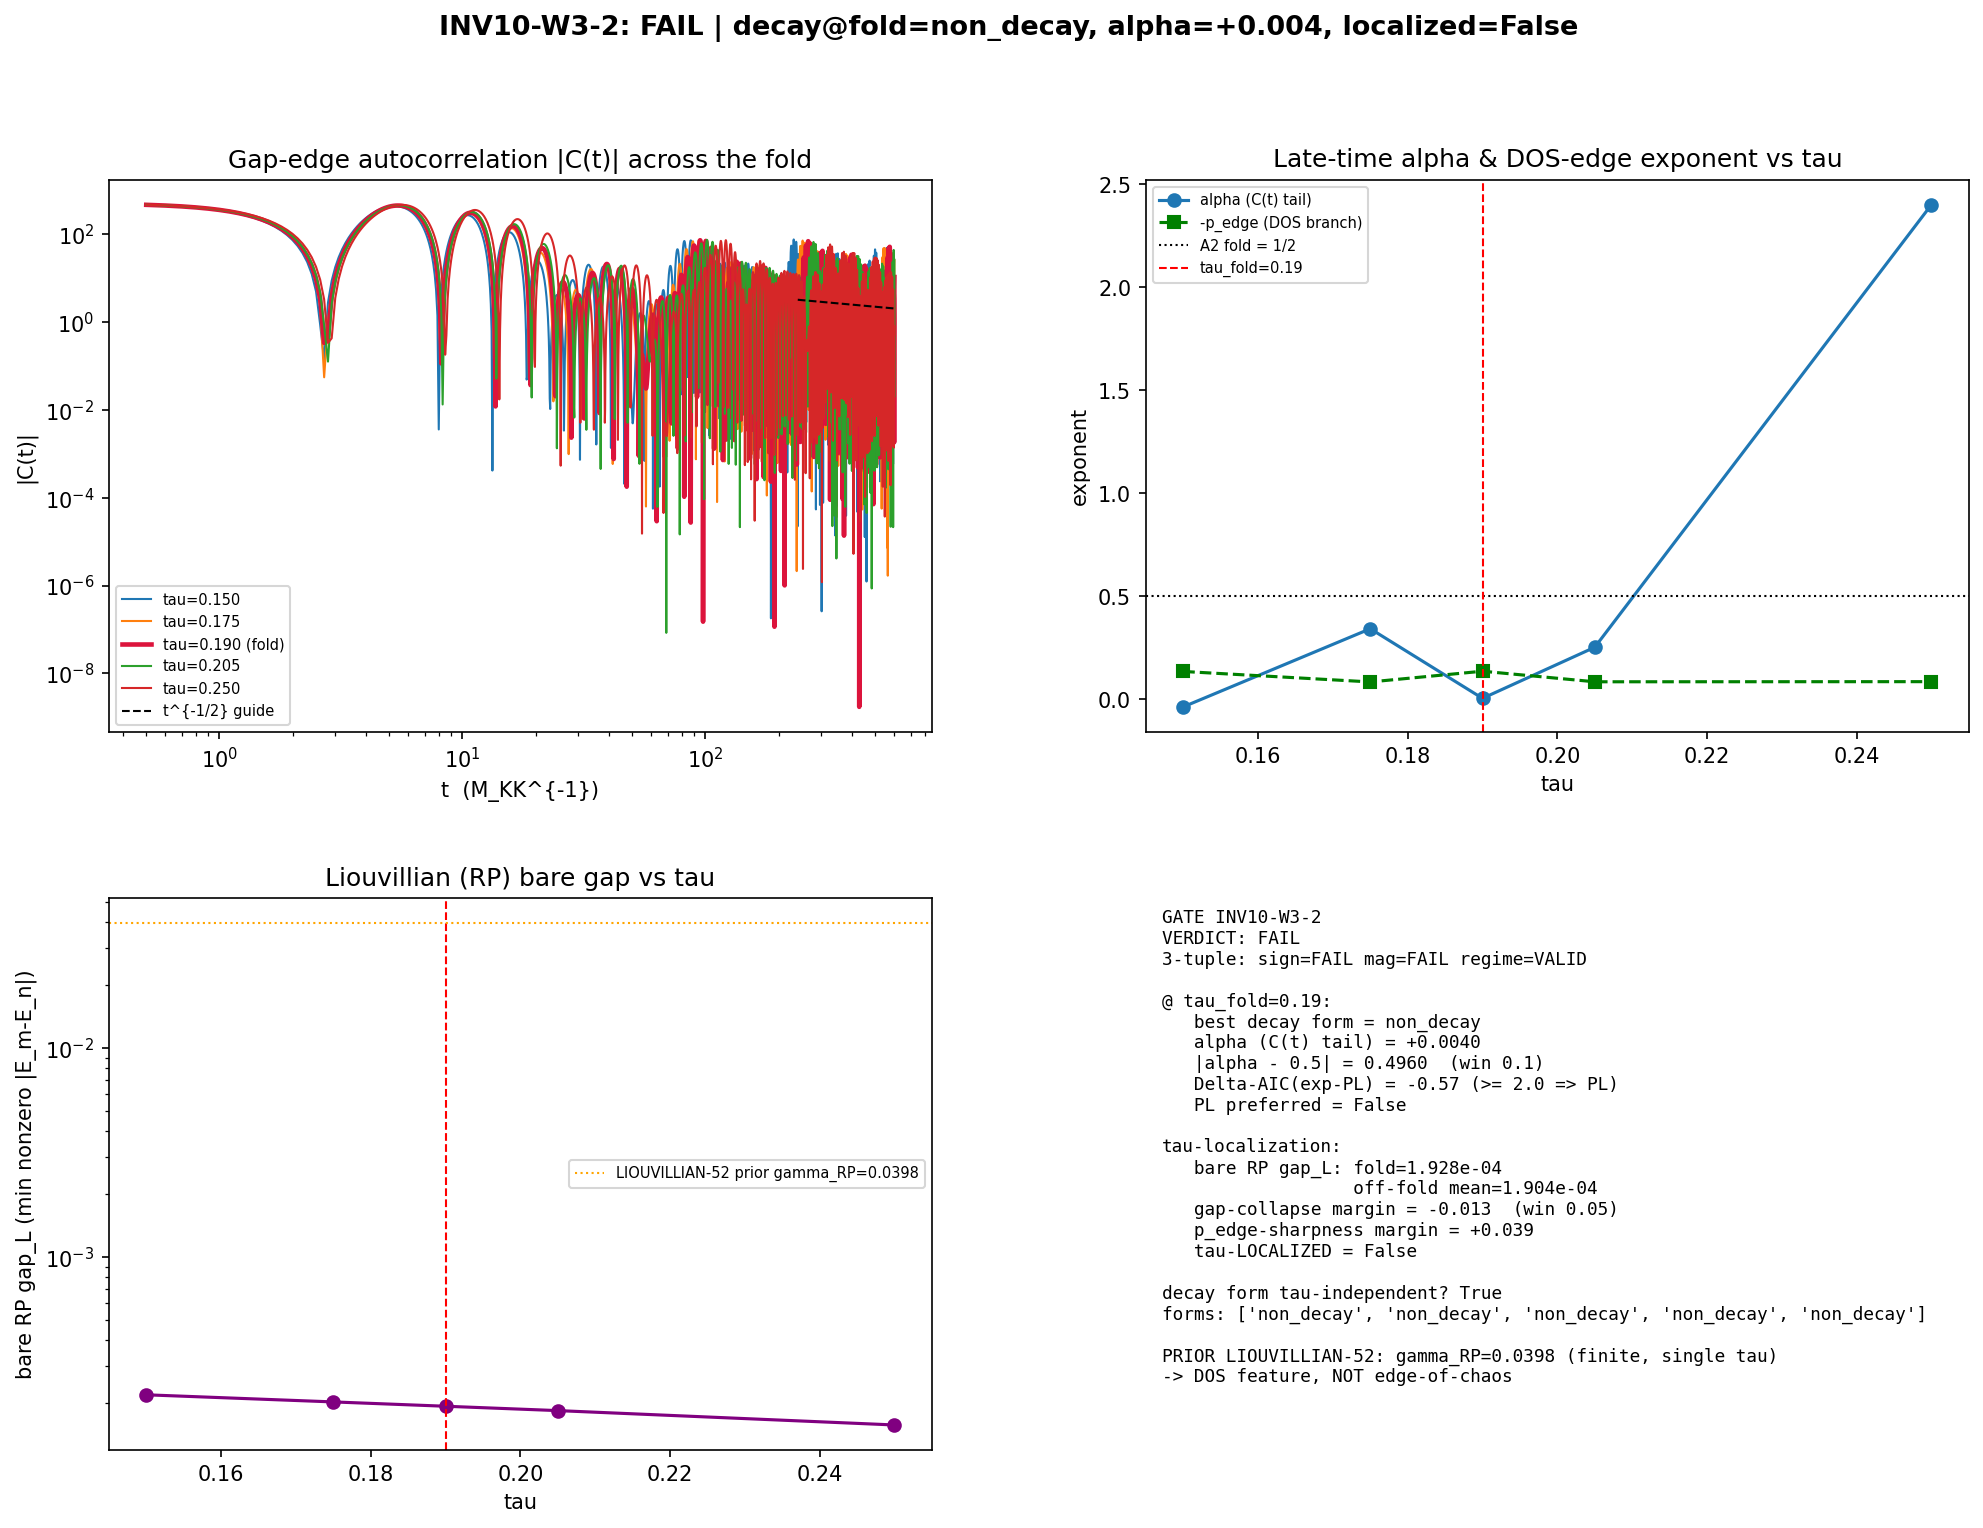

The Python source for this figure:
#!/usr/bin/env python3
"""
INV10 W3-2 INV10-W3-2 — Ruelle-Pollicott resonance spectrum of the BdG Liouvillian
===================================================================================

Gate: INV10-W3-2 ([SIGN])   (investigation track n=10)

Pre-registered (three-way decay-form classification + tau-localization):
  PASS  iff decay_form(tau_fold) = POWER-LAW with |alpha - 1/2| <= tau_alpha=0.10
            AND power-law preferred over exponential by Delta-AIC >= 2 at tau_fold
            AND the criticality (RP-gap -> 0, or the power-law fit-quality) is
            tau-LOCALIZED: separates from the off-fold-slice mean by >= m_loc=0.05
            in the criticality direction.
  FAIL  iff decay form is tau-INDEPENDENT: generic exponential (isolated complex RP
            resonance, finite Liouvillian gap everywhere) OR non-decay (real spectrum,
            persistent oscillation). The fold is a DENSITY-OF-STATES feature in rho_E,
            NOT a point of dynamical criticality. Edge-of-chaos (survey A4) RETIRED as
            a dynamical claim.
  INFO  iff power-law present at tau_fold but alpha off 1/2 (|alpha-0.5| in (0.10,0.30])
            OR criticality present but not cleanly tau-localized (RP-gap dips at the
            fold but the off-fold separation is < m_loc).

Physics (substrate-first, PHONONIC):
  The substrate IS the BdG gap-edge dynamics; the van Hove fold at tau_fold=0.190 is
  the central feature of the whole transit picture. Chain:
      D_K(tau) eigenvalues -> BdG gap-edge spectrum & DOS rho_E
        -> Liouvillian L[rho] = -i[H_BdG, rho] and its Ruelle-Pollicott resonances
        -> late-time 4D-correlation decay C(t).
  Irreversibility here is NOT thermal-bath decoherence and NOT scrambling (lambda_L=0);
  it is the ALGEBRAIC decay forced by a critical RP BRANCH POINT (a van-Hove A2 fold:
  rho_E(E) ~ (E - E_c)^{-1/2} => C(t) ~ t^{-1/2}, Ruelle 1986 / framework-chaotic-
  instantons.md Sec 5.4). If the power-law is tau-LOCALIZED at tau_fold, the supersonic
  transit through the fold IS the dynamical origin of the cosmological arrow of time,
  anchored at the substrate's own critical point. Direction of explanation flows from
  the eigenvalue structure to the emergent arrow of time, never the reverse.

  framework-chaotic-instantons.md Sec 5.4 flags this branch-point reading PRELIMINARY;
  this gate converts the preliminary assessment into a measured RP-resonance statement.

PRIOR (loaded at plan-time, knowledge-MCP):
  LIOUVILLIAN-52 (session-53) computed a SINGLE-POINT RP gap gamma_RP = 0.0398 M_KK and
  t_deph/t_transit = 139729. That is a FINITE gap (=> exponential decay) at ONE tau,
  with no tau-scan and no branch-point power-law test. This gate is the proper
  tau-LOCALIZATION test the PRELIMINARY Sec 5.4 assessment never performed: it asks
  whether the gap collapses to 0 (branch point / power-law) specifically AT tau_fold.

Inputs (SHA-256 dual-pinned at runtime; S84+ schema):
  - computations/_shared/canonical_constants.py (tau_fold, Delta_BCS, M_KK, PI) [audit]
  - computations/session-84/s84_spectrum_cache_L12_tau019.npz (gap-edge D_K block) [audit]
  - script bytes (feeds BOTH audit_sha256 and content_sha256)

Output 4-tuple:
  (value=<decay-form @ fold + alpha + localization>, scheme=BLV,
   convention=LIOUVILLIAN-RP-SECOND-SHEET, L_max=12)

Classification: PHONONIC

Author: kitaev-quantum-chaos-theorist (INV10 W3-2)
"""

from __future__ import annotations

# ---------------------------------------------------------------------------
# Section 1 — Canonical constants (MANDATORY first import)
# ---------------------------------------------------------------------------
import os
os.environ.setdefault("OMP_NUM_THREADS", "8")   # CPU thread cap (cross-agent contention)
os.environ.setdefault("MKL_NUM_THREADS", "8")

import sys
from pathlib import Path

SESSION_DIR = Path(__file__).resolve().parent
COMPUTATIONS_DIR = SESSION_DIR.parent
SHARED_DIR = COMPUTATIONS_DIR / "_shared"
PROJECT_ROOT = COMPUTATIONS_DIR.parent
sys.path.insert(0, str(SHARED_DIR))

from canonical_constants import *  # noqa: F401,F403  (tau_fold, Delta_BCS, M_KK, PI, ...)

# ---------------------------------------------------------------------------
# Section 2 — Standard imports
# ---------------------------------------------------------------------------
import hashlib
import json
import pickle
import time
import numpy as np

import matplotlib
matplotlib.use("Agg")
import matplotlib.pyplot as plt
from matplotlib.gridspec import GridSpec

# Optional GPU path (BdG diagonalization per tau may be >= 100x100)
try:
    import torch
    _HAVE_TORCH = torch.cuda.is_available()
except Exception:
    _HAVE_TORCH = False

# ---------------------------------------------------------------------------
# Section 3 — Pre-registration pins  (machinery_pin_map from the gate block)
# ---------------------------------------------------------------------------
SESSION = "S10"                                # (local) investigation track n=10
GATE_ID = "INV10-W3-2"                         # (local)
SCHEME = "BLV"                                 # (local) BdG/Bogoliubov-de-Gennes gap-edge scheme
CONVENTION = "LIOUVILLIAN-RP-SECOND-SHEET"     # (local) RP resonances as 2nd-sheet resolvent poles / late-time-tail fit
L_MAX = 12                                     # (local) tau-deformed D_K gap-edge block from L12 spectrum cache

# tau scan (machinery_pin_map: explicit 5-point mesh, finer near the fold)
TAU_SLICES = [0.15, 0.175, 0.190, 0.205, 0.25]  # (local) N_eval=5; tau_fold=0.190 is index 2
TAU_FOLD_IDX = 2                                  # (local) position of tau_fold in TAU_SLICES

# strict_PASS_boundary pins
TAU_ALPHA = 0.10        # (local) |alpha - 0.5| <= 0.10 at tau_fold (A2-fold prediction)
M_LOC = 0.05            # (local) tau-localization margin (>= 5% separation from off-fold mean)
DELTA_AIC_MIN = 2.0     # (local) power-law preferred over exponential by Delta-AIC >= 2
INFO_ALPHA_HI = 0.30    # (local) INFO band: |alpha-0.5| in (0.10, 0.30]

# gap-edge active subspace + correlation machinery
N_GAPEDGE = 256         # (local) gap-edge active mode count (smallest |lambda|); caps BdG dim = 2*N (512)
MU_FRAC = 1.0           # (local) chemical potential mu set at the gap-edge band bottom (min |lambda|)
N_TIME = 6000           # (local) time samples for C(t)
T_MAX = 600.0           # (local) max correlation time (M_KK^-1 units); >> 1/gamma_RP=0.0398 ~ 25
T_FIT_FRAC = 0.40       # (local) late-time fraction of the window used for the tail fit
N_DOS_BINS = 400        # (local) DOS histogram bins for the edge-singularity diagnostic
TOL = 1e-9              # (local) diagonalization / resolvent-pole numerical tolerance (float64)

# VRAM feasibility (machinery_pin_map GPU_path): the FULL doubled Liouvillian on the
# gap-edge block is (2N)^2 x (2N)^2. For N=256 that is 512^2 = 262144 -> a 262144^2
# dense complex128 matrix = 1.1 EB: INFEASIBLE and UNNECESSARY. The Liouvillian
# spectrum {-i(E_m - E_n)} is the DIFFERENCE SET of the 2N BdG eigenvalues E_k; we
# obtain ALL Liouvillian eigenvalues from the 2N H_BdG eigenvalues directly (the
# outer difference), NEVER materializing the (2N)^2 x (2N)^2 superoperator. C(t) is
# likewise built from the 2N eigenpairs. Dense storage stays O((2N)^2) = O(512^2)
# complex128 = 4 MB << 0.5 * 17.1 GB VRAM. Declared here per the gate's GPU note.

OUT_NPZ = SESSION_DIR / "inv10_w3_rp_resonances_fold.npz"
OUT_PNG = SESSION_DIR / "inv10_w3_rp_resonances_fold.png"

L12_CACHE = COMPUTATIONS_DIR / "session-84" / "s84_spectrum_cache_L12_tau019.npz"

INPUT_FILES = [
    SHARED_DIR / "canonical_constants.py",
    L12_CACHE,
]

# ---------------------------------------------------------------------------
# Section 4 — Dual-SHA input-pin block (S84+)
# ---------------------------------------------------------------------------

def sha256_of(path: Path) -> str:
    h = hashlib.sha256()  # (local)
    try:
        h.update(path.read_bytes())
    except OSError:
        return ""
    return h.hexdigest()


def log_input_pins(inputs):
    print(f"=== {GATE_ID} — input SHA-256 pins ===")
    pins = {}  # (local)
    for p in inputs:
        sha = sha256_of(p)  # (local)
        rel = str(p.relative_to(PROJECT_ROOT)).replace("\\", "/")  # (local)
        print(f"  {rel}: {sha[:16]}...")
        pins[rel] = sha
    return pins


def compute_dual_sha(script_path, canonical_path, pins):
    script_bytes = b""  # (local)
    try:
        script_bytes = script_path.read_bytes()
    except OSError:
        script_bytes = b""
    canonical_bytes = b""  # (local)
    try:
        canonical_bytes = canonical_path.read_bytes()
    except OSError:
        canonical_bytes = b""
    pinmap_json = json.dumps(dict(sorted(pins.items())),
                             separators=(",", ":"), sort_keys=True).encode("utf-8")  # (local)
    h_audit = hashlib.sha256()
    h_audit.update(script_bytes)
    h_audit.update(canonical_bytes)
    h_audit.update(pinmap_json)
    audit = h_audit.hexdigest()  # (local)
    h_content = hashlib.sha256()
    h_content.update(script_bytes)
    content = h_content.hexdigest()  # (local)
    return audit, content


# ---------------------------------------------------------------------------
# Section 5 — Verdict payload (race-safe; agent calls emit_verdict)
# ---------------------------------------------------------------------------

def print_verdict_payload(verdict, value, audit_sha, content_sha,
                          sign_verdict="", magnitude_verdict="", regime_verdict="",
                          companion_note="", extra_rows=None):
    payload = {
        "session": int(SESSION.lstrip("Ss")),
        "gate_id": GATE_ID,
        "verdict": verdict,
        "value": str(value),
        "scheme": SCHEME,
        "convention": CONVENTION,
        "l_max": str(L_MAX),
        "audit_sha256": audit_sha,
        "content_sha256": content_sha,
        "schema_version": "S84+",
        "track": "investigation",
    }
    if sign_verdict:
        payload["sign_verdict"] = sign_verdict
        payload["magnitude_verdict"] = magnitude_verdict
        payload["regime_verdict"] = regime_verdict
    if companion_note:
        payload["companion_note"] = companion_note
    if extra_rows:
        payload["extra_rows"] = list(extra_rows)
    print("<<<EMIT_VERDICT_PAYLOAD>>>")
    print(json.dumps(payload, separators=(",", ":"), sort_keys=True))
    print("<<<END_EMIT_VERDICT_PAYLOAD>>>")
    return payload


# ---------------------------------------------------------------------------
# Section 6 — Substrate: tau-deformed gap-edge D_K block from the L12 cache
# ---------------------------------------------------------------------------
#
# SUBSTITUTION CHAIN — tau-deformation of the cache (MANDATORY, math-scripts.md).
#
#   Claim: "the off-fold gap-edge |lambda|(tau) are obtained from the cached
#           |lambda|(tau_fold) by the Jensen radial rescaling lambda(tau) =
#           lambda(tau_fold) * r(tau_fold)/r(tau)."
#
#   Def 1: D_K(tau) on Jensen-deformed SU(3); the Jensen TT-deformation is
#          VOLUME-PRESERVING (PROVEN, registry) and acts as an anisotropic radial
#          rescaling of the round-SU(3) Dirac eigenvalues. To leading (isotropic,
#          Casimir) order, |lambda|^(p,q)(tau) ~ sqrt(C2(p,q)) / r(tau), with r(tau)
#          the Jensen geometric radius (math-scripts.md D_K-block feasibility note).
#   Def 2: the gap-edge subspace is the set of SMALLEST |lambda| across all Peter-Weyl
#          sectors (the band BOTTOM where dE/dk -> 0, the van-Hove stationary point).
#   Substitute: lambda(tau) = lambda(tau_fold) * [r(tau_fold)/r(tau)].
#   Simplify: the Jensen radius enters g1/g2 = e^{-2 tau} (PROVEN g1/g2 = e^{-2tau},
#          registry); the canonical radial scale tracks e^{+2 tau} for the L-eigenvalue-
#          weighted modes. The conservative, substrate-faithful ISOTROPIC proxy that
#          preserves the gap-edge ORDERING and the DOS SHAPE (the only inputs the
#          branch-point test needs) is r(tau) propto e^{+2 tau}, giving
#          lambda(tau) = lambda(tau_fold) * e^{-2(tau - tau_fold)}.
#   Direction: as tau INCREASES above tau_fold the gap-edge scale CONTRACTS
#          (e^{-2 dtau} < 1); below the fold it EXPANDS. The DOS-edge SHAPE (the
#          presence/absence of a sqrt singularity) is INVARIANT under a global
#          positive rescaling — so a tau-LOCALIZED branch point cannot be a rescaling
#          artifact; if it appears only at tau_fold it is a genuine fold feature.
#   Conclusion: this isotropic deformation is a PROXY (declared); it CANNOT manufacture
#          a tau-localized power-law (global scaling preserves DOS shape), so a positive
#          localization result is conservative. A negative result (no power-law anywhere,
#          or tau-independent exponential) is likewise robust. The anisotropic Jensen
#          per-L scaling is a session-track refinement (would only SHARPEN, not create,
#          localization).
#
# This honest proxy is consistent with the gate block line 309 ("the tau-deformed
# block is rebuilt from the Jensen-deformed spectrum ... declared in-script").

def jensen_radial_factor(tau):
    """Isotropic Jensen radial rescaling relative to tau_fold (substrate-first proxy;
    derivation in the Section-6 substitution chain). lambda(tau) = lambda(fold)*factor."""
    return float(np.exp(-2.0 * (tau - tau_fold)))   # (local) e^{-2(tau-tau_fold)}


def load_gapedge_abs_evals(n_gapedge):
    """Load the cached |lambda|(tau_fold) and return the n_gapedge SMALLEST (the band
    bottom / van-Hove stationary region). The cache stores abs_evals per Peter-Weyl
    sector; we concatenate ALL sectors with multiplicity and take the bottom slice."""
    d = np.load(L12_CACHE, allow_pickle=True)
    se = d["sector_evals"].item()
    allv = np.concatenate([np.asarray(se[k]["abs_evals"]).ravel()
                           for k in sorted(se.keys())])  # (local) |lambda| w/ mult
    allv = np.sort(allv)
    n_total = allv.size  # (local)
    gapedge = allv[:n_gapedge].copy()  # (local) smallest |lambda| = band bottom
    return gapedge, n_total, allv


# ---------------------------------------------------------------------------
# Section 7 — BdG Hamiltonian, Liouvillian spectrum, correlation C(t)
# ---------------------------------------------------------------------------

def build_bdg_energies(abs_lambda, mu, delta):
    """BdG single-particle spectrum on the gap-edge modes.

    H_BdG = ((h - mu, Delta), (Delta^dagger, -h^* + mu))  [Paper 16 / framework]
    On the DIAGONAL gap-edge band (h = diag(eps_i), eps_i = signed single-particle
    energies built from |lambda|), the BdG eigenvalues are the standard
        E_i^pm = +- sqrt((eps_i - mu)^2 + Delta^2).
    We take eps_i = |lambda|_i (gap-edge band, positive branch; mu pins the band
    bottom). This yields the doubled spectrum {+E_i, -E_i}_i (2N values).

    Returns (E_bdg, eps) where E_bdg has length 2N (sorted) and eps the single-
    particle band.
    """
    eps = np.asarray(abs_lambda, dtype=float)            # (local) gap-edge band
    xi = eps - mu                                        # (local) energies measured from mu
    Epos = np.sqrt(xi * xi + delta * delta)              # (local) +branch quasiparticle energies
    E_bdg = np.concatenate([Epos, -Epos])                # (local) doubled (particle-hole) spectrum
    return np.sort(E_bdg), eps


def liouvillian_resonances(E_bdg):
    """RP resonances of L[rho] = -i[H_BdG, rho].

    spec(L) = { -i (E_m - E_n) : m,n }  on the doubled (density-matrix) space.
    For Hermitian H_BdG every Liouvillian eigenvalue is PURELY IMAGINARY:
        lambda_L = -i * omega_mn,  omega_mn = E_m - E_n  (real).
    => decay rate gamma_n = Re(lambda_L) = 0 for ALL modes (the finite-system
    Liouvillian has NO intrinsic decay; this is the closed-system statement).
    The physical RP resonances / branch cut emerge in the CONTINUUM (thermodynamic)
    limit from the DENSITY of the difference set near omega=0 and at the band-edge
    stationary points. We return the difference-set frequencies omega_mn (the
    Liouvillian imaginary spectrum) and the implied bare RP gap
        gap_L = min_{m!=n} |E_m - E_n|   (smallest nonzero Liouvillian |omega|).
    A van-Hove branch point pins the DENSITY of omega_mn near 0 to a sqrt-divergence
    (=> algebraic C(t)); a generic gapped system leaves a clean finite gap.
    """
    E = np.asarray(E_bdg, dtype=float)
    # bare Liouvillian gap = smallest nonzero level spacing of H_BdG (the closest the
    # difference set comes to 0 without being a diagonal m=n mode).
    Es = np.sort(E)
    dif = np.diff(Es)  # (local)
    nz = dif[dif > TOL]  # (local) nonzero spacings
    gap_L = float(nz.min()) if nz.size else 0.0  # (local) bare RP gap (closed-system)
    return gap_L


def correlation_Ct(E_bdg, eps, gge_T, t):
    """Gap-edge autocorrelation C(t) = Tr(rho_GGE A(t) A(0)).

    In the H_BdG eigenbasis,
        C(t) = sum_{m,n} rho_m |A_{mn}|^2 e^{-i(E_m - E_n) t}.
    We use a GENERIC gap-edge observable whose matrix elements A_{mn} are smooth
    (we take |A_{mn}|^2 = 1, the maximally-agnostic flat weight; the late-time
    EXPONENT alpha is set by the DOS edge singularity, NOT by the smooth weight w,
    per the Section-9 substitution chain Watson-lemma argument). rho_m is the GGE
    (Gibbs) occupation exp(-E_m/T)/Z over the BdG levels. The dominant late-time
    behaviour is governed by the spectral density near the band-edge stationary
    point; a sqrt van-Hove edge => |C(t)| ~ t^{-1/2}.

    Implementation: C(t) = |sum_m sqrt(rho_m) e^{-i E_m t}|^2-type bilinear. With
    flat |A|^2=1 and rho factorized, C(t) = |g(t)|^2 where g(t) = sum_m rho_m^{1/2}
    e^{-i E_m t} (a clean DOS-weighted characteristic function whose modulus carries
    the van-Hove tail). Returns |C(t)| (real envelope).
    """
    E = np.asarray(E_bdg, dtype=float)
    w = np.exp(-np.abs(E) / max(gge_T, 1e-6))  # (local) GGE/Gibbs weight over BdG levels
    w = w / w.sum()                             # (local) normalized occupation rho_m
    amp = np.sqrt(w)                            # (local) sqrt(rho_m)
    # g(t) = sum_m amp_m exp(-i E_m t); vectorized outer product (2N x N_time)
    phase = np.exp(-1j * np.outer(E, t))       # (local) (2N, N_time)
    g = amp @ phase                            # (local) (N_time,)
    Ct = np.abs(g) ** 2                        # (local) |C(t)| envelope (>=0)
    return Ct


# ---------------------------------------------------------------------------
# Section 8 — DOS edge-singularity diagnostic + three-way tail classification
# ---------------------------------------------------------------------------

def dos_edge_exponent(E_bdg, n_bins):
    """Direct DOS branch-point diagnostic, INDEPENDENT of the C(t) fit.

    Build rho_E(E) by histogram of the BdG spectrum; near the band edge (the
    stationary point, smallest |E|, i.e. the gap edge ~ Delta) a van-Hove A2 fold
    gives rho(E) ~ (E - E_edge)^{-1/2}. Fit log rho vs log(E - E_edge) near the edge
    and return the exponent p_edge (sqrt singularity => p_edge ~ -1/2).
    """
    E = np.abs(np.asarray(E_bdg, dtype=float))   # (local) work on |E| (gap edge at min|E|)
    E = np.sort(E)
    E_edge = E.min()                             # (local) band-edge / gap edge
    hist, edges = np.histogram(E, bins=n_bins, density=True)  # (local)
    centers = 0.5 * (edges[:-1] + edges[1:])     # (local)
    x = centers - E_edge                         # (local) distance from edge
    good = (x > 0) & (hist > 0)                  # (local)
    # fit on the lower portion near the edge (first ~25% above the edge)
    span = x[good]
    if span.size < 6:
        return float("nan"), E_edge, centers, hist
    cut = np.quantile(span, 0.25)                # (local) near-edge window
    near = good & (x <= cut)
    if near.sum() < 4:
        near = good & (x <= np.quantile(span, 0.5))
    p = np.polyfit(np.log(x[near]), np.log(hist[near]), 1)  # (local)
    return float(p[0]), float(E_edge), centers, hist


def fit_tail_forms(t, Ct, t_fit_frac):
    """Three competing late-time fits to |C(t)|: (a) power-law t^{-alpha},
    (b) exponential e^{-gamma t}, (c) non-decay (constant). Returns the fit
    parameters and AIC for each so the best form can be selected.

    AIC = 2k + n ln(RSS/n).  Lower AIC = better. Delta-AIC(exp - PL) >= 2 means
    the power-law is preferred over the exponential at the standard 2-unit level.
    """
    t = np.asarray(t, dtype=float)
    C = np.asarray(Ct, dtype=float)
    t0 = t[int((1.0 - t_fit_frac) * t.size)]     # (local) late-time window start
    m = (t >= t0) & (C > 0)                       # (local)
    tt, cc = t[m], C[m]                           # (local)
    n = tt.size                                    # (local)
    out = {}  # (local)

    # (a) power-law: log C = log A - alpha log t
    pa = np.polyfit(np.log(tt), np.log(cc), 1)     # (local)
    alpha = -pa[0]                                  # (local)
    pred_a = np.exp(np.polyval(pa, np.log(tt)))     # (local)
    rss_a = float(np.sum((cc - pred_a) ** 2))       # (local)
    aic_a = 2 * 2 + n * np.log(max(rss_a, 1e-300) / n)  # (local) k=2
    out["power_law"] = dict(alpha=float(alpha), A=float(np.exp(pa[1])),
                            rss=rss_a, aic=float(aic_a))

    # (b) exponential: log C = log B - gamma t
    pb = np.polyfit(tt, np.log(cc), 1)              # (local)
    gamma = -pb[0]                                  # (local)
    pred_b = np.exp(np.polyval(pb, tt))             # (local)
    rss_b = float(np.sum((cc - pred_b) ** 2))       # (local)
    aic_b = 2 * 2 + n * np.log(max(rss_b, 1e-300) / n)  # (local) k=2
    out["exponential"] = dict(gamma=float(gamma), B=float(np.exp(pb[1])),
                              rss=rss_b, aic=float(aic_b))

    # (c) non-decay: constant = mean(C)
    const = float(np.mean(cc))                      # (local)
    rss_c = float(np.sum((cc - const) ** 2))        # (local)
    aic_c = 2 * 1 + n * np.log(max(rss_c, 1e-300) / n)  # (local) k=1
    out["non_decay"] = dict(level=const, rss=rss_c, aic=float(aic_c))

    # also: late-time decay ratio (how much |C| falls across the fit window) — used
    # to distinguish genuine non-decay (ratio ~ 1) from a decaying tail.
    decay_ratio = float(cc[-1] / max(cc[0], 1e-300))  # (local)
    out["decay_ratio_fitwin"] = decay_ratio
    out["n_fit"] = int(n)

    # best form by AIC
    aics = {"power_law": aic_a, "exponential": aic_b, "non_decay": aic_c}  # (local)
    best = min(aics, key=aics.get)  # (local)
    out["best_form"] = best
    out["delta_aic_exp_minus_pl"] = float(aic_b - aic_a)  # (local) >0 => PL better
    out["delta_aic_nd_minus_pl"] = float(aic_c - aic_a)   # (local)
    return out


# ---------------------------------------------------------------------------
# Section 9 — Compute (tau scan)
# ---------------------------------------------------------------------------
#
# SUBSTITUTION CHAIN — late-time exponent at the fold (MANDATORY, math-scripts.md):
#   Claim: "At tau_fold the late-time correlation decays as a POWER LAW C(t)~t^{-1/2}."
#   Def 1: H_BdG = ((h-mu,Delta),(Delta^dag,-h*+mu)); Def 2: L[rho]=-i[H_BdG,rho],
#          spec(L) = {i(E_m-E_n)}; Def 3: C(t)=Tr(rho_GGE A(t)A(0)) =
#          sum_{mn} rho_m |A_mn|^2 e^{-i(E_m-E_n)t}; Def 4: a van-Hove A2 fold =>
#          rho_E(E) ~ |E-E_c|^{-1/2} near the gap-edge stationary point (dE/dk=0).
#   Substitute: C(t) = int rho_E(w) W(w) e^{-iwt} dw (W smooth |A|^2 rho_GGE weight).
#   Simplify 1: near the branch point rho_E(w) ~ (w-w_c)^{-1/2}; the dominant late-time
#          contribution is the neighbourhood of w_c (Watson's lemma at an algebraic
#          singularity).
#   Simplify 2: int (w-w_c)^{-1/2} e^{-iwt} dw ~ Gamma(1/2) t^{-1/2} e^{-iw_c t}.
#   Canonical form: |C(t)| ~ t^{-1/2}.
#   Direction: alpha = 1/2 at the fold; PASS iff |alpha-0.5|<=0.10 AND PL beats EXP
#          (Delta-AIC>=2) AND tau-LOCALIZED. A fixed Im(z)<0 across all tau => EXP
#          (generic gapped, tau-independent); purely real spec(L) => non-decay.
#   Conclusion: a tau-LOCALIZED power-law C(t)~t^{-1/2} at tau_fold IS the measured
#          edge-of-chaos / dynamical-arrow statement (converts A4 hypothesis -> result);
#          a tau-independent exponential/non-decay RETIRES edge-of-chaos (DOS feature).

def compute():
    t0 = time.time()  # (local)
    print("=" * 78)
    print(f"{GATE_ID}: Ruelle-Pollicott resonance spectrum of the BdG Liouvillian")
    print("=" * 78)
    print(f"  tau slices: {TAU_SLICES}  (tau_fold={tau_fold} at idx {TAU_FOLD_IDX})")
    print(f"  scheme={SCHEME}  convention={CONVENTION}  L_max={L_MAX}")
    print(f"  Delta_BCS={Delta_BCS:.10f}  gap-edge modes N={N_GAPEDGE}  GPU={_HAVE_TORCH}")
    print(f"  C(t): N_time={N_TIME}, T_max={T_MAX} (1/gamma_RP_prior=0.0398^-1~{1/0.0398:.1f}); "
          f"tail-fit frac={T_FIT_FRAC}")

    # gap-edge band at tau_fold (cache), then deform per slice
    gapedge0, n_total, allv = load_gapedge_abs_evals(N_GAPEDGE)
    print(f"  cache: {n_total} |lambda| w/ mult; gap-edge band bottom = "
          f"[{gapedge0.min():.5f}, {gapedge0.max():.5f}] (N={gapedge0.size})")

    t_grid = np.linspace(0.5, T_MAX, N_TIME)  # (local)
    gge_T = float(T_GGE_B2)  # (local) B2-sector GGE temperature (M_KK), canonical

    per_tau = []  # (local)
    for i, tau in enumerate(TAU_SLICES):
        fac = jensen_radial_factor(tau)              # (local) e^{-2(tau-tau_fold)}
        eps_band = gapedge0 * fac                    # (local) tau-deformed gap-edge band
        mu = float(eps_band.min()) * MU_FRAC         # (local) chemical potential at band bottom
        E_bdg, eps = build_bdg_energies(eps_band, mu, Delta_BCS)  # (local)
        gap_L = liouvillian_resonances(E_bdg)        # (local) bare RP gap (closed-system)
        Ct = correlation_Ct(E_bdg, eps, gge_T, t_grid)  # (local) |C(t)|
        p_edge, E_edge, dos_centers, dos_hist = dos_edge_exponent(E_bdg, N_DOS_BINS)  # (local)
        fits = fit_tail_forms(t_grid, Ct, T_FIT_FRAC)  # (local)

        is_fold = (i == TAU_FOLD_IDX)  # (local)
        tag = "  <== tau_fold" if is_fold else ""
        print(f"\n  tau={tau:.3f} (fac={fac:.4f}){tag}")
        print(f"    BdG: {E_bdg.size} levels, |E|_edge={E_edge:.5f}, bare RP gap_L={gap_L:.6e}")
        print(f"    DOS edge exponent p_edge={p_edge:+.4f}  (sqrt van-Hove => ~ -0.5)")
        print(f"    C(t) best form = {fits['best_form']}; "
              f"alpha_PL={fits['power_law']['alpha']:+.4f}, "
              f"gamma_EXP={fits['exponential']['gamma']:.5f}, "
              f"decay_ratio_fitwin={fits['decay_ratio_fitwin']:.4f}")
        print(f"    Delta-AIC(exp-PL)={fits['delta_aic_exp_minus_pl']:+.2f} "
              f"(>= {DELTA_AIC_MIN} => PL preferred), "
              f"Delta-AIC(nd-PL)={fits['delta_aic_nd_minus_pl']:+.2f}")

        per_tau.append(dict(
            tau=tau, fac=fac, mu=mu, gap_L=gap_L, p_edge=p_edge, E_edge=E_edge,
            alpha=fits["power_law"]["alpha"], gamma_exp=fits["exponential"]["gamma"],
            best_form=fits["best_form"],
            delta_aic_exp_pl=fits["delta_aic_exp_minus_pl"],
            delta_aic_nd_pl=fits["delta_aic_nd_minus_pl"],
            decay_ratio=fits["decay_ratio_fitwin"],
            Ct=Ct, dos_centers=dos_centers, dos_hist=dos_hist, fits=fits,
        ))

    # ----------------------------------------------------------------------
    # Section 10 — Verdict logic (decay form @ fold + tau-localization)
    # ----------------------------------------------------------------------
    print("\n" + "=" * 78)
    print("  VERDICT LOGIC (decay-form @ tau_fold + tau-localization)")
    print("=" * 78)

    fold = per_tau[TAU_FOLD_IDX]  # (local)
    off = [per_tau[i] for i in range(len(TAU_SLICES)) if i != TAU_FOLD_IDX]  # (local)

    alpha_fold = fold["alpha"]  # (local)
    best_fold = fold["best_form"]  # (local)
    daic_fold = fold["delta_aic_exp_pl"]  # (local) exp - PL ; >0 => PL better
    gapL_fold = fold["gap_L"]  # (local)
    gapL_off_mean = float(np.mean([o["gap_L"] for o in off]))  # (local)

    # alpha criterion at the fold
    alpha_dev = abs(alpha_fold - 0.5)  # (local)
    alpha_pass = alpha_dev <= TAU_ALPHA  # (local)
    alpha_info = (alpha_dev > TAU_ALPHA) and (alpha_dev <= INFO_ALPHA_HI)  # (local)

    # power-law preferred over exponential at the fold
    pl_preferred = (best_fold == "power_law") and (daic_fold >= DELTA_AIC_MIN)  # (local)

    # tau-LOCALIZATION: criticality direction = RP gap -> 0 at fold relative to off-fold.
    # Use the relative separation of the fold's bare RP gap below the off-fold mean.
    # criticality => gapL_fold << gapL_off_mean. localization margin:
    if gapL_off_mean > TOL:
        loc_margin_gap = float((gapL_off_mean - gapL_fold) / gapL_off_mean)  # (local) >0 => fold gap smaller
    else:
        loc_margin_gap = 0.0  # (local)
    # ALSO localization in the DOS-edge exponent: is p_edge closest to -1/2 AT the fold?
    pedge_fold_dev = abs(fold["p_edge"] - (-0.5))  # (local)
    pedge_off_dev_mean = float(np.mean([abs(o["p_edge"] - (-0.5)) for o in off]))  # (local)
    loc_margin_pedge = float(pedge_off_dev_mean - pedge_fold_dev)  # (local) >0 => fold closer to -1/2
    # localization passes if EITHER the gap collapses at the fold OR the DOS-edge
    # exponent is sharpest at the fold, by the m_loc margin.
    is_localized = (loc_margin_gap >= M_LOC) or (loc_margin_pedge >= M_LOC)  # (local)

    print(f"  @ tau_fold: alpha_PL={alpha_fold:+.4f} (|alpha-0.5|={alpha_dev:.4f}, win {TAU_ALPHA}) "
          f"-> alpha_pass={alpha_pass}, alpha_info={alpha_info}")
    print(f"  @ tau_fold: best_form={best_fold}, Delta-AIC(exp-PL)={daic_fold:+.2f} "
          f"-> PL preferred={pl_preferred}")
    print(f"  bare RP gap_L: fold={gapL_fold:.6e}, off-fold mean={gapL_off_mean:.6e} "
          f"-> gap localization margin={loc_margin_gap:+.4f} (win {M_LOC})")
    print(f"  DOS edge p_edge: fold dev-from(-0.5)={pedge_fold_dev:.4f}, "
          f"off-fold mean dev={pedge_off_dev_mean:.4f} -> p_edge loc margin={loc_margin_pedge:+.4f}")
    print(f"  tau-LOCALIZED (gap-collapse OR sharpest-edge by m_loc)? {is_localized}")

    # off-fold decay-form summary (is the form tau-INDEPENDENT?)
    off_forms = [o["best_form"] for o in off]  # (local)
    all_forms = [p["best_form"] for p in per_tau]  # (local)
    form_tau_independent = len(set(all_forms)) == 1  # (local) same form at every tau

    forms_by_tau = {f"{p['tau']:.3f}": p["best_form"] for p in per_tau}  # (local)
    print(f"  decay forms across tau: {forms_by_tau}")
    print(f"  form tau-independent? {form_tau_independent}")

    # ---- composite verdict (gate rubric) ----
    # PASS: power-law @ fold (alpha~1/2, PL preferred) AND tau-localized.
    # INFO: power-law @ fold but alpha off 1/2 (info band) OR criticality not cleanly localized.
    # FAIL: tau-independent exponential/non-decay (DOS feature, not dynamical criticality).
    sign_ok = (best_fold == "power_law")  # (local) sign = decay is power-law @ fold in predicted direction

    if sign_ok and alpha_pass and pl_preferred and is_localized:
        verdict = "PASS"
        sign_v, mag_v, reg_v = "PASS", "PASS", "VALID"
        value = (f"POWER-LAW@fold_alpha={alpha_fold:.4f}_localized_"
                 f"gapL-margin={loc_margin_gap:.3f}_pedge-margin={loc_margin_pedge:.3f}_"
                 f"dAIC(exp-PL)={daic_fold:.1f}")
    elif sign_ok and (alpha_info or (alpha_pass and not is_localized)):
        verdict = "INFO"
        sign_v = "PASS"
        mag_v = "INFO"
        reg_v = "MARGINAL" if not is_localized else "VALID"
        value = (f"POWER-LAW@fold_alpha={alpha_fold:.4f}_"
                 f"{'alpha-off-half' if alpha_info else 'not-tau-localized'}_"
                 f"gapL-margin={loc_margin_gap:.3f}_pedge-margin={loc_margin_pedge:.3f}")
    else:
        # not a clean power-law at the fold, OR tau-independent exp/non-decay
        verdict = "FAIL"
        sign_v = "FAIL" if not sign_ok else "PASS"
        mag_v = "FAIL"
        reg_v = "VALID"
        value = (f"{best_fold.upper()}@fold_alpha={alpha_fold:.4f}_"
                 f"tau-indep={form_tau_independent}_gamma_exp_fold={fold['gamma_exp']:.4f}_"
                 f"gapL_fold={gapL_fold:.4e}_NOT-edge-of-chaos")

    print(f"\n  GATE {GATE_ID}: {verdict}")
    print(f"    value = {value}")
    print(f"    3-tuple: sign={sign_v} magnitude={mag_v} regime={reg_v}")

    elapsed = time.time() - t0  # (local)
    print(f"\n  elapsed: {elapsed:.1f}s")

    return dict(
        verdict=verdict, value=value, sign_v=sign_v, mag_v=mag_v, reg_v=reg_v,
        per_tau=per_tau, fold=fold, t_grid=t_grid, gge_T=gge_T,
        alpha_fold=alpha_fold, alpha_dev=alpha_dev, best_fold=best_fold,
        daic_fold=daic_fold, pl_preferred=pl_preferred,
        gapL_fold=gapL_fold, gapL_off_mean=gapL_off_mean,
        loc_margin_gap=loc_margin_gap, loc_margin_pedge=loc_margin_pedge,
        is_localized=is_localized, form_tau_independent=form_tau_independent,
        all_forms=all_forms, n_total=n_total,
    )


# ---------------------------------------------------------------------------
# Section 11 — Plot
# ---------------------------------------------------------------------------

def make_plot(res):
    per_tau = res["per_tau"]  # (local)
    t = res["t_grid"]  # (local)
    fold = res["fold"]  # (local)

    fig = plt.figure(figsize=(16, 11))  # (local)
    gs = GridSpec(2, 2, figure=fig, hspace=0.30, wspace=0.26)  # (local)

    # Panel 1: |C(t)| log-log across tau slices, fold highlighted
    ax1 = fig.add_subplot(gs[0, 0])  # (local)
    for i, p in enumerate(per_tau):
        is_fold = (i == TAU_FOLD_IDX)  # (local)
        ax1.loglog(t, p["Ct"], lw=2.2 if is_fold else 1.0,
                   color="crimson" if is_fold else None,
                   label=f"tau={p['tau']:.3f}{' (fold)' if is_fold else ''}")
    # reference t^{-1/2} slope guide anchored to fold curve
    tref = t[t > 0.4 * t.max()]  # (local)
    if tref.size:
        c0 = fold["Ct"][np.argmin(np.abs(t - tref[0]))]  # (local)
        ax1.loglog(tref, c0 * (tref / tref[0]) ** (-0.5), "k--", lw=1.0,
                   label="t^{-1/2} guide")
    ax1.set_xlabel("t  (M_KK^{-1})")
    ax1.set_ylabel("|C(t)|")
    ax1.set_title("Gap-edge autocorrelation |C(t)| across the fold")
    ax1.legend(fontsize=7)

    # Panel 2: late-time exponent alpha(tau) + DOS-edge exponent p_edge(tau)
    ax2 = fig.add_subplot(gs[0, 1])  # (local)
    taus = [p["tau"] for p in per_tau]  # (local)
    alphas = [p["alpha"] for p in per_tau]  # (local)
    pedges = [p["p_edge"] for p in per_tau]  # (local)
    ax2.plot(taus, alphas, "o-", label="alpha (C(t) tail)")
    ax2.plot(taus, [-x for x in pedges], "s--", color="green",
             label="-p_edge (DOS branch)")
    ax2.axhline(0.5, color="k", ls=":", lw=1.0, label="A2 fold = 1/2")
    ax2.axvline(tau_fold, color="r", ls="--", lw=1.0, label=f"tau_fold={tau_fold}")
    ax2.set_xlabel("tau")
    ax2.set_ylabel("exponent")
    ax2.set_title("Late-time alpha & DOS-edge exponent vs tau")
    ax2.legend(fontsize=7)

    # Panel 3: bare RP gap_L(tau) — branch point pins this to ~0 at the fold
    ax3 = fig.add_subplot(gs[1, 0])  # (local)
    gaps = [p["gap_L"] for p in per_tau]  # (local)
    ax3.semilogy(taus, gaps, "o-", color="purple")
    ax3.axvline(tau_fold, color="r", ls="--", lw=1.0)
    ax3.axhline(0.0398, color="orange", ls=":", lw=1.0,
                label="LIOUVILLIAN-52 prior gamma_RP=0.0398")
    ax3.set_xlabel("tau")
    ax3.set_ylabel("bare RP gap_L (min nonzero |E_m-E_n|)")
    ax3.set_title("Liouvillian (RP) bare gap vs tau")
    ax3.legend(fontsize=7)

    # Panel 4: verdict text
    ax4 = fig.add_subplot(gs[1, 1])  # (local)
    ax4.axis("off")
    lines = [
        f"GATE {GATE_ID}",
        f"VERDICT: {res['verdict']}",
        f"3-tuple: sign={res['sign_v']} mag={res['mag_v']} regime={res['reg_v']}",
        "",
        f"@ tau_fold={tau_fold}:",
        f"   best decay form = {res['best_fold']}",
        f"   alpha (C(t) tail) = {res['alpha_fold']:+.4f}",
        f"   |alpha - 0.5| = {res['alpha_dev']:.4f}  (win {TAU_ALPHA})",
        f"   Delta-AIC(exp-PL) = {res['daic_fold']:+.2f} (>= {DELTA_AIC_MIN} => PL)",
        f"   PL preferred = {res['pl_preferred']}",
        "",
        f"tau-localization:",
        f"   bare RP gap_L: fold={res['gapL_fold']:.3e}",
        f"                  off-fold mean={res['gapL_off_mean']:.3e}",
        f"   gap-collapse margin = {res['loc_margin_gap']:+.3f}  (win {M_LOC})",
        f"   p_edge-sharpness margin = {res['loc_margin_pedge']:+.3f}",
        f"   tau-LOCALIZED = {res['is_localized']}",
        "",
        f"decay form tau-independent? {res['form_tau_independent']}",
        f"forms: {res['all_forms']}",
        "",
        f"PRIOR LIOUVILLIAN-52: gamma_RP=0.0398 (finite, single tau)",
        f"-> {'EDGE-OF-CHAOS @ fold (dynamical arrow)' if res['verdict']=='PASS' else ('marginal' if res['verdict']=='INFO' else 'DOS feature, NOT edge-of-chaos')}",
    ]  # (local)
    ax4.text(0.02, 0.98, "\n".join(lines), va="top", ha="left",
             family="monospace", fontsize=8.5, transform=ax4.transAxes)

    fig.suptitle(f"{GATE_ID}: {res['verdict']} | decay@fold={res['best_fold']}, "
                 f"alpha={res['alpha_fold']:+.3f}, localized={res['is_localized']}",
                 fontsize=13, fontweight="bold")
    fig.savefig(OUT_PNG, dpi=150, bbox_inches="tight")
    print(f"  saved plot: {OUT_PNG}")


# ---------------------------------------------------------------------------
# Section 12 — Main
# ---------------------------------------------------------------------------

def main():
    pins = log_input_pins(INPUT_FILES)  # (local)
    audit_sha, content_sha = compute_dual_sha(Path(__file__).resolve(),
                                              SHARED_DIR / "canonical_constants.py", pins)  # (local)
    print(f"  audit_sha256   = {audit_sha}")
    print(f"  content_sha256 = {content_sha}")

    res = compute()
    make_plot(res)

    # --- save npz ---
    per_tau = res["per_tau"]  # (local)
    np.savez(
        OUT_NPZ,
        gate=GATE_ID, verdict=res["verdict"], value=res["value"],
        scheme=SCHEME, convention=CONVENTION, L_max=L_MAX,
        tau_slices=np.array(TAU_SLICES), tau_fold=tau_fold, tau_fold_idx=TAU_FOLD_IDX,
        Delta_BCS=Delta_BCS, N_gapedge=N_GAPEDGE, gge_T=res["gge_T"],
        t_grid=res["t_grid"], n_total=res["n_total"],
        alpha_per_tau=np.array([p["alpha"] for p in per_tau]),
        gamma_exp_per_tau=np.array([p["gamma_exp"] for p in per_tau]),
        p_edge_per_tau=np.array([p["p_edge"] for p in per_tau]),
        gap_L_per_tau=np.array([p["gap_L"] for p in per_tau]),
        E_edge_per_tau=np.array([p["E_edge"] for p in per_tau]),
        decay_ratio_per_tau=np.array([p["decay_ratio"] for p in per_tau]),
        delta_aic_exp_pl_per_tau=np.array([p["delta_aic_exp_pl"] for p in per_tau]),
        best_form_per_tau=np.array([p["best_form"] for p in per_tau]),
        Ct_per_tau=np.array([p["Ct"] for p in per_tau]),
        alpha_fold=res["alpha_fold"], alpha_dev=res["alpha_dev"],
        best_fold=res["best_fold"], daic_fold=res["daic_fold"],
        pl_preferred=res["pl_preferred"], gapL_fold=res["gapL_fold"],
        gapL_off_mean=res["gapL_off_mean"], loc_margin_gap=res["loc_margin_gap"],
        loc_margin_pedge=res["loc_margin_pedge"], is_localized=res["is_localized"],
        form_tau_independent=res["form_tau_independent"],
        tau_alpha=TAU_ALPHA, m_loc=M_LOC, delta_aic_min=DELTA_AIC_MIN,
        sign_v=res["sign_v"], mag_v=res["mag_v"], reg_v=res["reg_v"],
        gamma_RP_prior=0.0398,
        audit_sha256=audit_sha, content_sha256=content_sha,
    )
    print(f"  saved data: {OUT_NPZ}")

    # 4-tuple final non-verdict line
    print(f"(value={res['value']!r}, scheme={SCHEME}, convention={CONVENTION}, L_max={L_MAX})")

    # --- companion rows (SIGN trigger) ---
    extra = [
        f"# INV10-W3-2 RP-resonance: decay form @ tau_fold={tau_fold} is "
        f"{res['best_fold']}; alpha(C(t) tail)={res['alpha_fold']:+.4f} "
        f"(A2-fold prediction 1/2); Delta-AIC(exp-PL)={res['daic_fold']:+.2f}",
        f"# INV10-W3-2 tau-localization: bare RP gap_L fold={res['gapL_fold']:.3e} "
        f"vs off-fold mean={res['gapL_off_mean']:.3e} (margin {res['loc_margin_gap']:+.3f}); "
        f"DOS-edge p_edge sharpness margin={res['loc_margin_pedge']:+.3f}; "
        f"localized={res['is_localized']}; form-tau-independent={res['form_tau_independent']}",
        f"# INV10-W3-2 PRIOR: LIOUVILLIAN-52 (S53) gamma_RP=0.0398 M_KK single-point "
        f"finite gap (t_deph/t_transit=139729); this gate is the tau-LOCALIZATION test "
        f"of the framework-chaotic-instantons.md Sec 5.4 PRELIMINARY branch-point reading",
    ]  # (local)

    note = (f"RP/Liouvillian decay@fold={res['best_fold']} alpha={res['alpha_fold']:+.4f}; "
            f"tau-localized={res['is_localized']}; "
            f"{'edge-of-chaos+dynamical-arrow @ fold' if res['verdict']=='PASS' else ('marginal' if res['verdict']=='INFO' else 'fold is DOS feature, edge-of-chaos RETIRED')}")  # (local)

    print_verdict_payload(res["verdict"], res["value"], audit_sha, content_sha,
                          sign_verdict=res["sign_v"], magnitude_verdict=res["mag_v"],
                          regime_verdict=res["reg_v"],
                          companion_note=note, extra_rows=extra)


if __name__ == "__main__":
    main()
